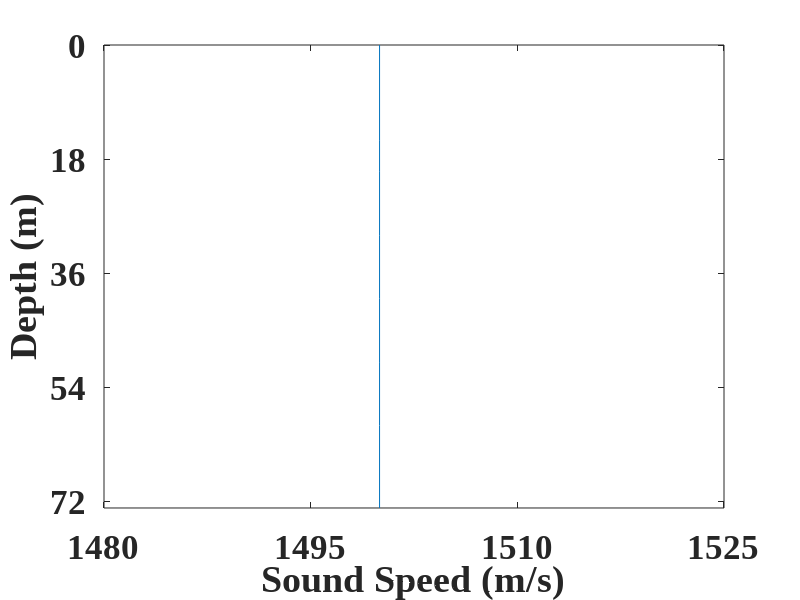
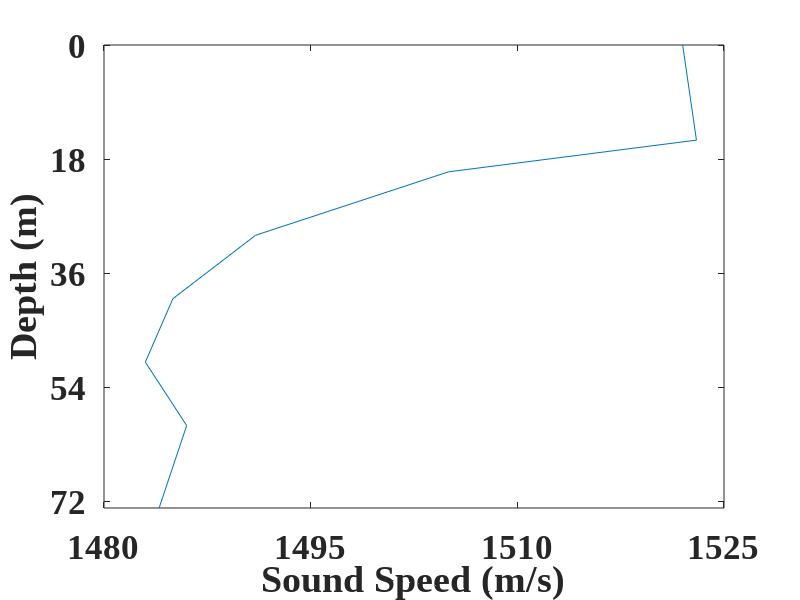
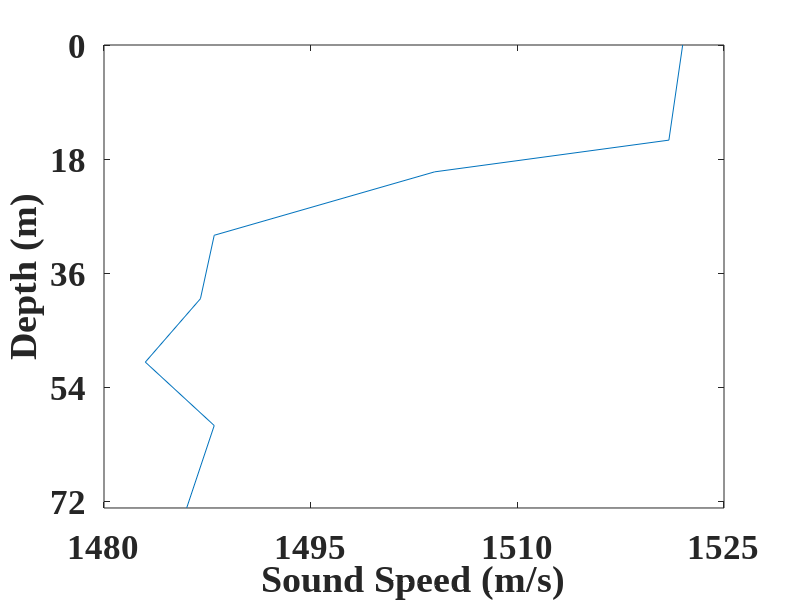
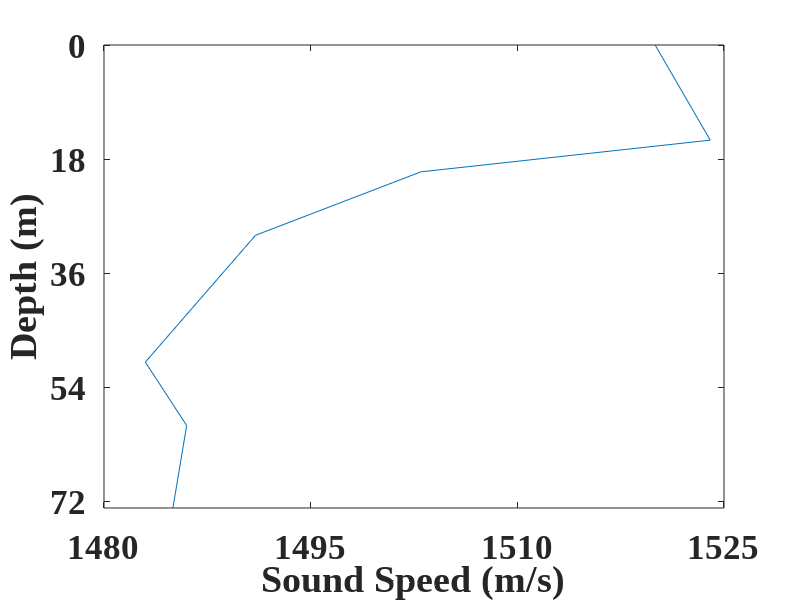

Write the MATLAB code that produced these figures, in order.
close all

A0 = [       
    0.0000   1500.0000      
   15.0000   1500.0000 
   20.0000   1500.0000 
   30.0000   1500.0000 
   40.0000   1500.0000 
   50.0000   1500.0000    
   60.0000   1500.0000 
   73.0000   1500.0000 
     ];

A1 = [       
      0.0000   1522.0000      
   15.0000   1523.0000 
   20.0000   1505.0000 
   30.0000   1491.0000 
   40.0000   1485.0000 
   50.0000   1483.0000    
   60.0000   1486.0000 
   73.0000   1484.0000 
     ];
 
 A2 = [       
    0.0000   1522.0000     
   15.0000   1521.0000 
   20.0000   1504.0000 
   30.0000   1488.0000 
   40.0000   1487.0000 
   50.0000   1483.0000    
   60.0000   1488.0000 
   73.0000   1486.0000 
     ];

 A3 = [       
    0.0000   1520.0000      
   15.0000   1524.0000 
   20.0000   1503.0000 
   30.0000   1491.0000 
   40.0000   1487.0000 
   50.0000   1483.0000    
   60.0000   1486.0000 
   73.0000   1485.0000 
     ];
 
 A4 = [       
     0.0000   1520.0000      
   15.0000   1521.0000 
   20.0000   1504.0000 
   30.0000   1490.0000 
   40.0000   1485.0000 
   50.0000   1484.0000    
   60.0000   1488.0000 
   73.0000   1487.0000  
     ];
 
 A5 = [       
    0.0000   1522.0000      
   15.0000   1523.0000 
   20.0000   1503.0000 
   30.0000   1492.0000 
   40.0000   1485.0000 
   50.0000   1483.0000    
   60.0000   1487.0000 
   73.0000   1484.0000 
     ];
 
 %%%%%%%%%%%%%%%%%%%%%%%%%%%%%%%%%%%%
 A6 = [       
    0.0000   1521.0000      
   15.0000   1524.0000 
   20.0000   1501.0000 
   30.0000   1490.0000 
   40.0000   1487.0000 
   50.0000   1484.0000    
   60.0000   1487.0000 
   73.0000   1485.0000 
     ];
 
 A7 = [       
    0.0000   1521.0000      
   15.0000   1524.0000 
   20.0000   1501.0000 
   30.0000   1489.0000 
   40.0000   1486.0000 
   50.0000   1485.0000    
   60.0000   1487.0000 
   73.0000   1486.0000 
     ];
 
A8 = [       
    0.0000   1522.0000      
   15.0000   1520.0000 
   20.0000   1503.0000 
   30.0000   1489.0000 
   40.0000   1488.0000 
   50.0000   1485.0000    
   60.0000   1487.0000 
   73.0000   1485.0000 
     ];
 
 A9 = [       
    0.0000   1521.0000      
   15.0000   1522.0000 
   20.0000   1505.0000 
   30.0000   1488.0000 
   40.0000   1487.0000 
   50.0000   1483.0000    
   60.0000   1487.0000 
   73.0000   1486.0000 
     ];
 
 A10 = [       
    0.0000   1521.0000      
   15.0000   1523.0000 
   20.0000   1503.0000 
   30.0000   1488.0000 
   40.0000   1487.0000 
   50.0000   1486.0000    
   60.0000   1485.0000 
   73.0000   1486.0000 
     ];
 
 A11 = [       
    0.0000   1523.0000      
   15.0000   1521.0000 
   20.0000   1502.0000 
   30.0000   1490.0000 
   40.0000   1488.0000 
   50.0000   1485.0000    
   60.0000   1484.0000 
   73.0000   1486.0000 
     ];
 
 A12 = [       
    0.0000   1522.0000      
   15.0000   1520.0000 
   20.0000   1504.0000 
   30.0000   1489.0000 
   40.0000   1485.0000 
   50.0000   1484.0000    
   60.0000   1487.0000 
   73.0000   1488.0000 
     ];
 
 A13 = [       
    0.0000   1522.0000      
   15.0000   1523.0000 
   20.0000   1502.0000 
   30.0000   1488.0000 
   40.0000   1488.0000 
   50.0000   1485.0000    
   60.0000   1485.0000 
   73.0000   1486.0000 
     ];
 
 A14 = [       
    0.0000   1521.0000      
   15.0000   1523.0000 
   20.0000   1502.0000 
   30.0000   1488.0000 
   40.0000   1488.0000 
   50.0000   1484.0000    
   60.0000   1486.0000 
   73.0000   1487.0000 
     ];
 
 A15 = [       
    0.0000   1522.0000      
   15.0000   1522.0000 
   20.0000   1504.0000 
   30.0000   1491.0000 
   40.0000   1485.0000 
   50.0000   1486.0000    
   60.0000   1485.0000 
   73.0000   1484.0000 
     ];
 
 A16 = [       
    0.0000   1520.0000      
   15.0000   1522.0000 
   20.0000   1502.0000 
   30.0000   1489.0000 
   40.0000   1486.0000 
   50.0000   1485.0000    
   60.0000   1487.0000 
   73.0000   1488.0000 
     ];
 
 A17 = [       
    0.0000   1522.0000      
   15.0000   1524.0000 
   20.0000   1504.0000 
   30.0000   1489.0000 
   40.0000   1487.0000 
   50.0000   1482.0000    
   60.0000   1485.0000 
   73.0000   1486.0000 
     ];
 
 A18 = [       
    0.0000   1522.0000      
   15.0000   1521.0000 
   20.0000   1501.0000 
   30.0000   1491.0000 
   40.0000   1485.0000 
   50.0000   1485.0000    
   60.0000   1486.0000 
   73.0000   1488.0000  
     ];
 
 A19 = [       
    0.0000   1522.0000      
   15.0000   1521.0000 
   20.0000   1504.0000 
   30.0000   1489.0000 
   40.0000   1488.0000 
   50.0000   1484.0000    
   60.0000   1487.0000 
   73.0000   1484.0000 
     ];
 
 A20 = [       
    0.0000   1521.0000      
   15.0000   1523.0000 
   20.0000   1503.0000 
   30.0000   1491.0000 
   40.0000   1486.0000 
   50.0000   1482.0000    
   60.0000   1488.0000 
   73.0000   1485.0000 
     ];
 
 A21 = [       
    0.0000   1520.0000      
   15.0000   1523.0000 
   20.0000   1502.0000 
   30.0000   1492.0000 
   40.0000   1486.0000 
   50.0000   1484.0000    
   60.0000   1485.0000 
   73.0000   1487.0000 
     ];
 
 A22 = [       
    0.0000   1521.0000      
   15.0000   1520.0000 
   20.0000   1503.0000 
   30.0000   1492.0000 
   40.0000   1486.0000 
   50.0000   1485.0000    
   60.0000   1485.0000 
   73.0000   1487.0000 
     ];
 
 A23 = [       
    0.0000   1523.0000      
   15.0000   1523.0000 
   20.0000   1501.0000 
   30.0000   1492.0000 
   40.0000   1486.0000 
   50.0000   1483.0000    
   60.0000   1485.0000 
   73.0000   1486.0000 
     ];
 
 A24 = [       
    0.0000   1523.0000      
   15.0000   1521.0000 
   20.0000   1504.0000 
   30.0000   1492.0000 
   40.0000   1486.0000 
   50.0000   1482.0000    
   60.0000   1486.0000 
   73.0000   1485.0000 
     ];
 
 A25 = [       
    0.0000   1522.0000      
   15.0000   1523.0000 
   20.0000   1504.0000 
   30.0000   1488.0000 
   40.0000   1485.0000 
   50.0000   1483.0000    
   60.0000   1488.0000 
   73.0000   1486.0000 
     ];
 
 A26 = [       
    0.0000   1524.0000      
   15.0000   1522.0000 
   20.0000   1501.0000 
   30.0000   1489.0000 
   40.0000   1486.0000 
   50.0000   1485.0000    
   60.0000   1485.0000 
   73.0000   1487.0000 
     ];
 
 A27 = [       
    0.0000   1522.0000      
   15.0000   1523.0000 
   20.0000   1502.0000 
   30.0000   1490.0000 
   40.0000   1485.0000 
   50.0000   1486.0000    
   60.0000   1487.0000 
   73.0000   1484.0000 
     ];
 
 A28 = [       
    0.0000   1523.0000      
   15.0000   1524.0000 
   20.0000   1503.0000 
   30.0000   1489.0000 
   40.0000   1487.0000 
   50.0000   1484.0000    
   60.0000   1485.0000 
   73.0000   1484.0000 
     ];
 
 A29 = [       
    0.0000   1523.0000      
   15.0000   1522.0000 
   20.0000   1503.0000 
   30.0000   1492.0000 
   40.0000   1485.0000 
   50.0000   1483.0000    
   60.0000   1487.0000 
   73.0000   1484.0000 
     ];
 
 A30 = [       
    0.0000   1521.0000      
   15.0000   1521.0000 
   20.0000   1505.0000 
   30.0000   1490.0000 
   40.0000   1486.0000 
   50.0000   1485.0000    
   60.0000   1487.0000 
   73.0000   1484.0000 
     ];
 
 A31 = [       
    0.0000   1520.0000      
   15.0000   1522.0000 
   20.0000   1502.0000 
   30.0000   1492.0000 
   40.0000   1485.0000 
   50.0000   1485.0000    
   60.0000   1487.0000 
   73.0000   1486.0000 
     ];
 
 A32 = [       
    0.0000   1522.0000      
   15.0000   1524.0000 
   20.0000   1504.0000 
   30.0000   1490.0000 
   40.0000   1484.0000 
   50.0000   1483.0000    
   60.0000   1487.0000 
   73.0000   1485.0000 
     ];
 
 A33 = [       
    0.0000   1524.0000      
   15.0000   1520.0000 
   20.0000   1503.0000 
   30.0000   1489.0000 
   40.0000   1487.0000 
   50.0000   1483.0000    
   60.0000   1486.0000 
   73.0000   1487.0000 
     ];
 
 A34 = [       
    0.0000   1521.0000      
   15.0000   1523.0000 
   20.0000   1503.0000 
   30.0000   1489.0000 
   40.0000   1488.0000 
   50.0000   1482.0000    
   60.0000   1486.0000 
   73.0000   1487.0000 
     ];
 
 A35 = [       
    0.0000   1520.0000      
   15.0000   1523.0000 
   20.0000   1503.0000 
   30.0000   1491.0000 
   40.0000   1488.0000 
   50.0000   1483.0000    
   60.0000   1485.0000 
   73.0000   1486.0000 
     ];
 
 A36 = [       
    0.0000   1523.0000      
   15.0000   1522.0000 
   20.0000   1503.0000 
   30.0000   1489.0000 
   40.0000   1484.0000 
   50.0000   1483.0000    
   60.0000   1488.0000 
   73.0000   1487.0000 
     ];
 
 A37 = [       
    0.0000   1523.0000      
   15.0000   1520.0000 
   20.0000   1502.0000 
   30.0000   1489.0000 
   40.0000   1486.0000 
   50.0000   1486.0000    
   60.0000   1487.0000 
   73.0000   1486.0000 
     ];
 
 A38 = [       
    0.0000   1523.0000      
   15.0000   1522.0000 
   20.0000   1501.0000 
   30.0000   1489.0000 
   40.0000   1485.0000 
   50.0000   1486.0000    
   60.0000   1487.0000 
   73.0000   1486.0000 
     ];
 
 A39 = [       
    0.0000   1523.0000      
   15.0000   1524.0000 
   20.0000   1502.0000 
   30.0000   1489.0000 
   40.0000   1486.0000 
   50.0000   1485.0000    
   60.0000   1484.0000 
   73.0000   1486.0000 
     ];
 
 A40 = [       
    0.0000   1523.0000      
   15.0000   1521.0000 
   20.0000   1504.0000 
   30.0000   1490.0000 
   40.0000   1488.0000 
   50.0000   1484.0000    
   60.0000   1484.0000 
   73.0000   1485.0000 
     ];
 
 A41 = [       
    0.0000   1522.0000      
   15.0000   1520.0000 
   20.0000   1503.0000 
   30.0000   1491.0000 
   40.0000   1485.0000 
   50.0000   1485.0000    
   60.0000   1488.0000 
   73.0000   1485.0000 
     ];
 
 A42 = [       
    0.0000   1523.0000      
   15.0000   1521.0000 
   20.0000   1505.0000 
   30.0000   1491.0000 
   40.0000   1485.0000 
   50.0000   1484.0000    
   60.0000   1486.0000 
   73.0000   1484.0000 
     ];
 
 A43 = [       
    0.0000   1522.0000      
   15.0000   1524.0000 
   20.0000   1504.0000 
   30.0000   1489.0000 
   40.0000   1487.0000 
   50.0000   1482.0000    
   60.0000   1486.0000 
   73.0000   1485.0000 
     ];
 
 A44 = [       
    0.0000   1524.0000      
   15.0000   1520.0000 
   20.0000   1504.0000 
   30.0000   1490.0000 
   40.0000   1486.0000 
   50.0000   1483.0000    
   60.0000   1487.0000 
   73.0000   1485.0000 
     ];
 
 A45 = [       
    0.0000   1520.0000      
   15.0000   1522.0000 
   20.0000   1502.0000 
   30.0000   1492.0000 
   40.0000   1486.0000 
   50.0000   1485.0000    
   60.0000   1487.0000 
   73.0000   1485.0000 
     ];
 
 A46 = [       
    0.0000   1520.0000      
   15.0000   1522.0000 
   20.0000   1503.0000 
   30.0000   1489.0000 
   40.0000   1485.0000 
   50.0000   1485.0000    
   60.0000   1487.0000 
   73.0000   1488.0000 
     ];
 
 A47 = [       
    0.0000   1523.0000      
   15.0000   1523.0000 
   20.0000   1501.0000 
   30.0000   1489.0000 
   40.0000   1485.0000 
   50.0000   1486.0000    
   60.0000   1486.0000 
   73.0000   1486.0000 
     ];
 
 A48 = [       
    0.0000   1521.0000      
   15.0000   1522.0000 
   20.0000   1504.0000 
   30.0000   1488.0000 
   40.0000   1488.0000 
   50.0000   1484.0000    
   60.0000   1487.0000 
   73.0000   1485.0000 
     ];
 
 A49 = [       
    0.0000   1521.0000      
   15.0000   1521.0000 
   20.0000   1505.0000 
   30.0000   1490.0000 
   40.0000   1486.0000 
   50.0000   1482.0000    
   60.0000   1487.0000 
   73.0000   1487.0000 
     ];
 
 A50 = [       
    0.0000   1523.0000      
   15.0000   1522.0000 
   20.0000   1505.0000 
   30.0000   1489.0000 
   40.0000   1485.0000 
   50.0000   1482.0000    
   60.0000   1486.0000 
   73.0000   1487.0000 
     ];
 
z0 = A0( :, 1 );
c0 = A0( :, 2 ); 
 
z1 = A1( :, 1 );
c1 = A1( :, 2 );

z2 = A2( :, 1 );
c2 = A2( :, 2 );

z3 = A3( :, 1 );
c3 = A3( :, 2 );

z4 = A4( :, 1 );
c4 = A4( :, 2 );

z5 = A5( :, 1 );
c5 = A5( :, 2 );

figure
plot( c0, z0 )
set( gca, 'YDir', 'Reverse' )   % because view messes up the zoom feature
%axis IJ
ylim([0 73])
xlim([1480 1525])
xlabel( 'Sound Speed (m/s)','FontSize', 36, 'FontWeight', 'bold', 'FontName', 'Times New Roman' )
ylabel( 'Depth (m)','FontSize', 36, 'FontWeight', 'bold', 'FontName', 'Times New Roman' )
% title('Sound speed at Hudson')
set(gca, 'FontSize', 25, 'FontWeight', 'bold', 'FontName', 'Times New Roman')
set(gca,'XTick',[1480:15:1525])
set(gca,'YTick',[0:18:72])

figure
plot( c1, z1 )
set( gca, 'YDir', 'Reverse' )   % because view messes up the zoom feature
%axis IJ
ylim([0 73])
xlim([1480 1525])
xlabel( 'Sound Speed (m/s)','FontSize', 36, 'FontWeight', 'bold', 'FontName', 'Times New Roman' )
ylabel( 'Depth (m)','FontSize', 36, 'FontWeight', 'bold', 'FontName', 'Times New Roman' )
% title('Sound speed at Hudson')
set(gca, 'FontSize', 25, 'FontWeight', 'bold', 'FontName', 'Times New Roman')
set(gca,'XTick',[1480:15:1525])
set(gca,'YTick',[0:18:72])

figure
plot( c2, z2 )
set( gca, 'YDir', 'Reverse' )   % because view messes up the zoom feature
%axis IJ
ylim([0 73])
xlim([1480 1525])
xlabel( 'Sound Speed (m/s)','FontSize', 36, 'FontWeight', 'bold', 'FontName', 'Times New Roman' )
ylabel( 'Depth (m)','FontSize', 36, 'FontWeight', 'bold', 'FontName', 'Times New Roman' )
% title('Sound speed at Hudson')
set(gca, 'FontSize', 25, 'FontWeight', 'bold', 'FontName', 'Times New Roman')
set(gca,'XTick',[1480:15:1525])
set(gca,'YTick',[0:18:72])

figure
plot( c3, z3 )
set( gca, 'YDir', 'Reverse' )   % because view messes up the zoom feature
%axis IJ
ylim([0 73])
xlim([1480 1525])
xlabel( 'Sound Speed (m/s)','FontSize', 36, 'FontWeight', 'bold', 'FontName', 'Times New Roman' )
ylabel( 'Depth (m)','FontSize', 36, 'FontWeight', 'bold', 'FontName', 'Times New Roman' )
% title('Sound speed at Hudson')
set(gca, 'FontSize', 25, 'FontWeight', 'bold', 'FontName', 'Times New Roman')
set(gca,'XTick',[1480:15:1525])
set(gca,'YTick',[0:18:72])

figure
plot( c4, z4 )
set( gca, 'YDir', 'Reverse' )   % because view messes up the zoom feature
%axis IJ
ylim([0 73])
xlim([1480 1525])
xlabel( 'Sound Speed (m/s)','FontSize', 36, 'FontWeight', 'bold', 'FontName', 'Times New Roman' )
ylabel( 'Depth (m)','FontSize', 36, 'FontWeight', 'bold', 'FontName', 'Times New Roman' )
% title('Sound speed at Hudson')
set(gca, 'FontSize', 25, 'FontWeight', 'bold', 'FontName', 'Times New Roman')
set(gca,'XTick',[1480:15:1525])
set(gca,'YTick',[0:18:72])

figure
plot( c5, z5 )
set( gca, 'YDir', 'Reverse' )   % because view messes up the zoom feature
%axis IJ
ylim([0 73])
xlim([1480 1525])
xlabel( 'Sound Speed (m/s)','FontSize', 36, 'FontWeight', 'bold', 'FontName', 'Times New Roman' )
ylabel( 'Depth (m)','FontSize', 36, 'FontWeight', 'bold', 'FontName', 'Times New Roman' )
% title('Sound speed at Hudson')
set(gca, 'FontSize', 25, 'FontWeight', 'bold', 'FontName', 'Times New Roman')
set(gca,'XTick',[1480:15:1525])
set(gca,'YTick',[0:18:72])

